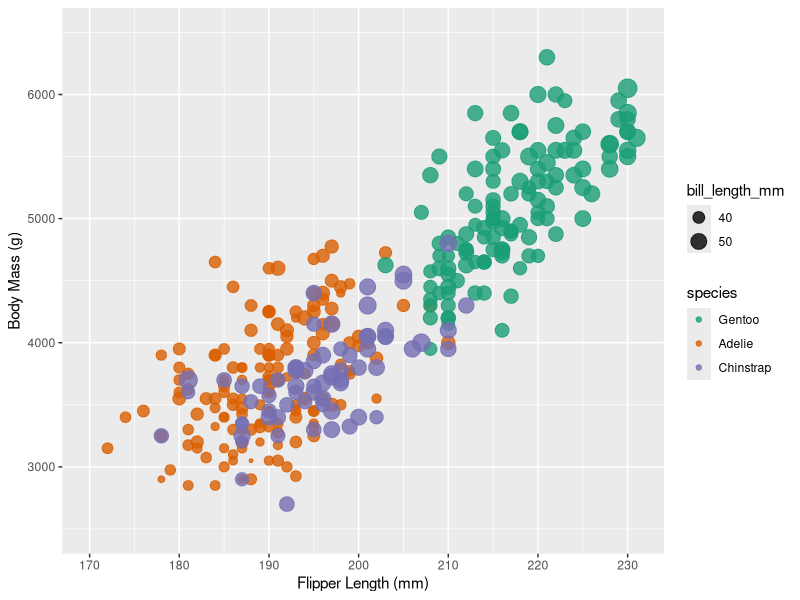
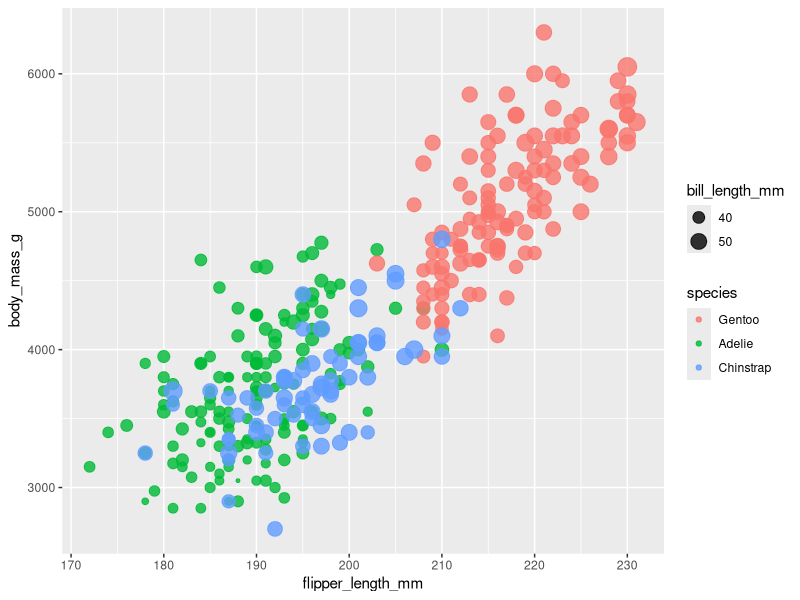

Write the R code that produced these figures, in order. (Note: this script raises an error after producing the figures.)
library(readxl)
library(ggplot2)
library(dplyr)
library(scales)
library(RColorBrewer)

penglings <- read_excel("penglings.xlsx") %>%
  filter(flipper_length_mm != "NA") %>%
  mutate(flipper_length_mm = as.numeric(flipper_length_mm),
         body_mass_g = as.numeric(body_mass_g),
         bill_length_mm = as.numeric(bill_length_mm),
         species = factor(species, levels = c("Gentoo", "Adelie", "Chinstrap"))
  )

## Basic plot
ggplot(penglings, aes(x = flipper_length_mm, y = body_mass_g, color = species, size = bill_length_mm)) +
  geom_point(alpha = 0.8) +
  scale_x_continuous(limits = c(170,231), breaks = seq(170,230, by = 10)) +
  scale_y_continuous(limits = c(2500,6500), breaks = seq(3000,6000, by = 1000)) +
  labs(x = "Flipper Length (mm)", y = "Body Mass (g)") +
  scale_color_brewer(palette = "Dark2")

## Animated
ggplot(penglings, aes(x = flipper_length_mm, y = body_mass_g, color = species, size = bill_length_mm)) +
  geom_point(alpha = 0.8) 
  scale_x_continuous(limits = c(170,231), breaks = seq(170,230, by = 10)) +
  scale_y_continuous(limits = c(2500,6500), breaks = seq(3000,6000, by = 1000)) +
  labs(x = "Flipper Length (mm)", y = "Body Mass (g)") +
  scale_color_brewer(palette = "Dark2") +
  theme_classic()
